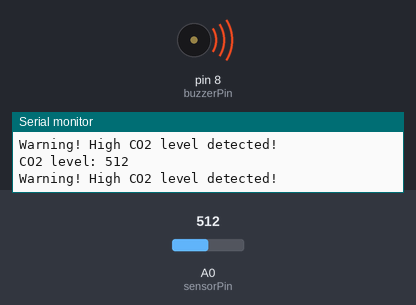
This sketch was run on a simulated Arduino Uno, built with avr-gcc and run on an emulated ATmega328P. Parts: buzzer (waves = sounding, pin HIGH), the last lines printed to the serial monitor. Inputs (shaded band) come from the test bench; at power-on: A0 (sensorPin) = 512.

Above: at 1.8 s.
1.9 s: A0 (sensorPin) set to 309
3.4 s: A0 (sensorPin) set to 288
At 4.3 s:
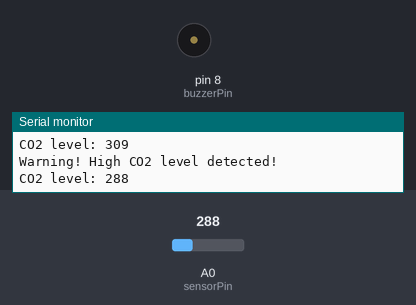
5.5 s: A0 (sensorPin) set to 306
At 7.1 s:
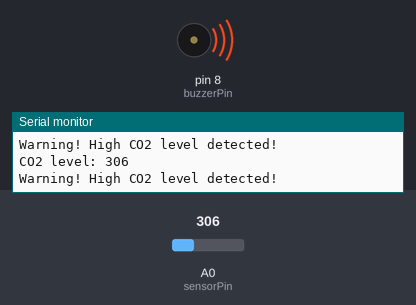
7.5 s: A0 (sensorPin) set to 290
At 8.6 s:
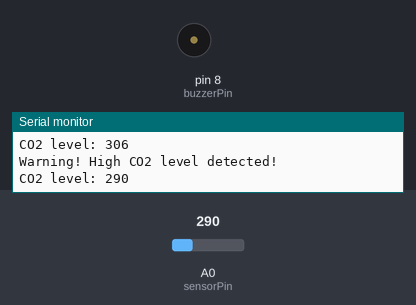
Timing chart, 0 to 10.5 s (numbered marks = the images above; inputs shaded):
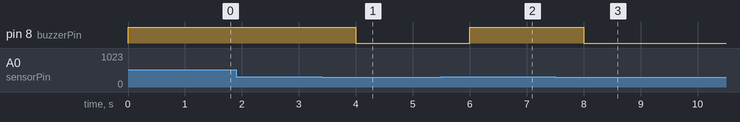

Measured:
- the behaviour switches between 301 and 300 on A0 (sensorPin) (found by bisection; images 0 and 1)
- after the input at 3.4 s, pin 8 (buzzerPin): HIGH → LOW after 0.60 s
- after the input at 5.5 s, pin 8 (buzzerPin): LOW → HIGH after 0.50 s
- after the input at 7.5 s, pin 8 (buzzerPin): HIGH → LOW after 0.51 s

The sketch:

Smart_Dustbin.ino
```cpp
const int sensorPin = A0;  // MQ-2 analog output connected to A0
const int buzzerPin = 8;   // Buzzer connected to pin 8 (optional)
int sensorValue = 0;       // Variable to store sensor reading
int threshold = 300;       // Threshold value for CO2 alarm

void setup() {
  pinMode(sensorPin, INPUT);
  pinMode(buzzerPin, OUTPUT);
  Serial.begin(9600);  // Start serial communication for debugging
}

void loop() {
  // Read the analog value from the MQ-2 sensor
  sensorValue = analogRead(sensorPin);
  Serial.print("CO2 level: ");
  Serial.println(sensorValue);  // Print sensor value for debugging

  // Check if the sensor value exceeds the threshold (indicating high CO2)
  if (sensorValue > threshold) {
    digitalWrite(buzzerPin, HIGH);  // Sound the alarm
    Serial.println("Warning! High CO2 level detected!");
  } else {
    digitalWrite(buzzerPin, LOW);  // Turn off alarm
  }

  delay(1000);  // Wait for 1 second before next reading
}
```
